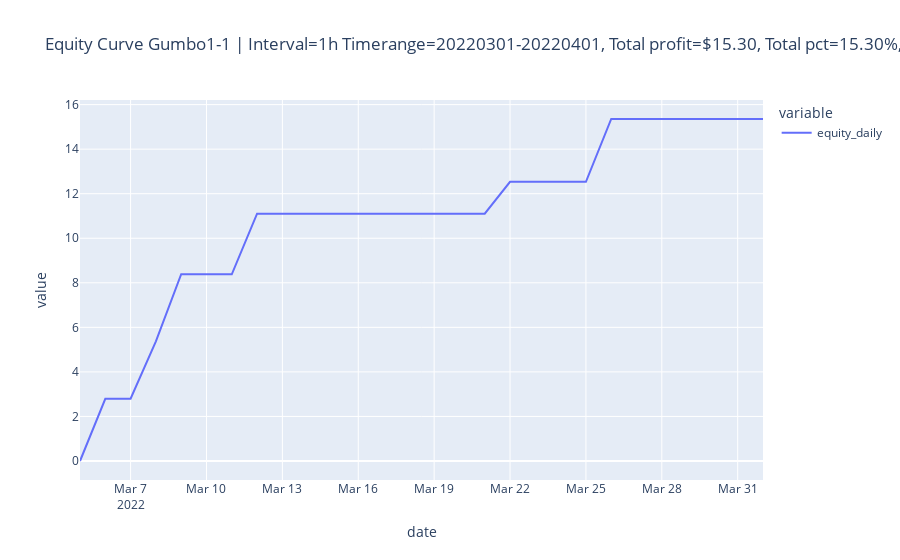

The notebook cell this image was saved under:
### Code cell
runner.report.plot()

### Figure 1 — Plotly figure (JSON) as saved in the notebook; plotly's stock layout.template omitted (floating-point values rounded to 4 significant figures)
{"data": [{"hovertemplate": "variable=equity_daily<br>date=%{x}<br>value=%{y}<extra></extra>", "legendgroup": "equity_daily", "line": {"color": "#636efa", "dash": "solid"}, "marker": {"symbol": "circle"}, "mode": "lines", "name": "equity_daily", "orientation": "v", "showlegend": true, "type": "scatter", "x": ["2022-03-05", "2022-03-06", "2022-03-07", "2022-03-08", "2022-03-09", "2022-03-10", "2022-03-11", "2022-03-12", "2022-03-13", "2022-03-14", "2022-03-15", "2022-03-16", "2022-03-17", "2022-03-18", "2022-03-19", "2022-03-20", "2022-03-21", "2022-03-22", "2022-03-23", "2022-03-24", "2022-03-25", "2022-03-26", "2022-03-27", "2022-03-28", "2022-03-29", "2022-03-30", "2022-03-31", "2022-04-01"], "xaxis": "x", "y": [0, 2.794, 2.794, 5.372, 8.383, 8.383, 8.383, 11.1, 11.1, 11.1, 11.1, 11.1, 11.1, 11.1, 11.1, 11.1, 11.1, 12.53, 12.53, 12.53, 12.53, 15.35, 15.35, 15.35, 15.35, 15.35, 15.35, 15.35], "yaxis": "y"}], "layout": {"legend": {"title": {"text": "variable"}, "tracegroupgap": 0}, "title": {"text": "Equity Curve Gumbo1-1 | Interval=1h Timerange=20220301-20220401, Total profit=$15.30, Total pct=15.30%, Mean pct=3.36%, Trades=13, Wins=9, Losses=1, Draws=3, Win ratio=69.23%"}, "xaxis": {"anchor": "y", "domain": [0, 1], "title": {"text": "date"}}, "yaxis": {"anchor": "x", "domain": [0, 1], "title": {"text": "value"}}}}
